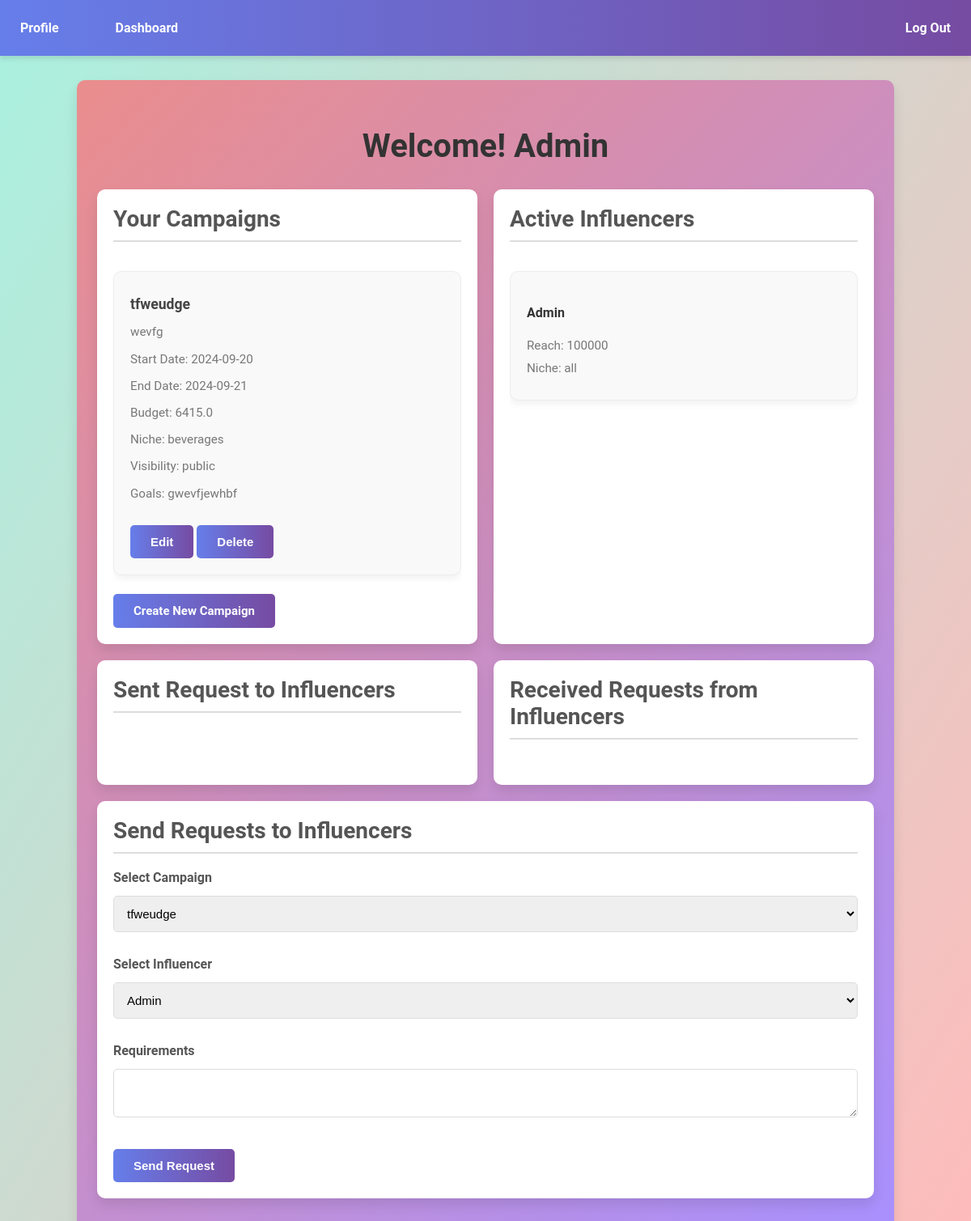
The page /dashboard (signed in) on the database its author committed.
### app.py (models this page shows)
class User(UserMixin, db.Model):
    id = db.Column(db.Integer, primary_key=True)
    username = db.Column(db.String(50), unique=True, nullable=False)
    password = db.Column(db.String(150), nullable=False)
    name = db.Column(db.String(50), nullable=False)
    role = db.Column(db.String(15), nullable=False, default='influencer')
    niche = db.Column(db.String(20), nullable=False, default='technology')
    is_flagged = db.Column(db.Boolean, default=False)
    influencer_info = db.relationship('InfluencerInfo', backref='user', uselist=False, cascade="all, delete-orphan")
    sent_requests = db.relationship('Request', foreign_keys='Request.sender_id', backref='sent_by', lazy='dynamic', cascade="all, delete-orphan")
    received_requests = db.relationship('Request', foreign_keys='Request.receiver_id', backref='received_by', lazy='dynamic', cascade="all, delete-orphan")
    campaigns = db.relationship('Campaign', backref='sponsor', lazy=True, cascade="all, delete-orphan")

class Campaign(db.Model):
    id = db.Column(db.Integer, primary_key=True)
    name = db.Column(db.String(100), nullable=False)
    description = db.Column(db.String(500))
    start_date = db.Column(db.String(12))
    end_date = db.Column(db.String(12))
    budget = db.Column(db.Float)
    niche = db.Column(db.String(20))
    visibility = db.Column(db.String(10))
    goals = db.Column(db.String(500))
    sponsor_id = db.Column(db.Integer, db.ForeignKey('user.id'))
    is_flagged = db.Column(db.Boolean, default=False)
    requests = db.relationship('Request', backref='campaign', lazy=True, cascade="all, delete-orphan")

class InfluencerInfo(db.Model):
    id = db.Column(db.Integer, primary_key=True)
    user_id = db.Column(db.Integer, db.ForeignKey('user.id'), nullable=False)
    active_status = db.Column(db.String(10), nullable=False, default='active')
    reach = db.Column(db.Integer, nullable=False,default=100000)

### app.py (the view, shortened to what this page needs)
@app.route('/dashboard')
@login_required
def dashboard():
    if current_user.role == 'admin':
        users = User.query.all()
        influencers= User.query.filter_by(role='influencer').all()
        for influencer in influencers:
            influencer_info = InfluencerInfo.query.filter_by(user_id=influencer.id).first()
            influencer.influencer_info = influencer_info
        campaigns = Campaign.query.all()
        requests = Request.query.all()
        return render_template('admin_dashboard.html', users=users, influencers=influencers, campaigns=campaigns, requests=requests)
    elif current_user.role == 'sponsor':
        users = User.query.filter_by(role='influencer').all()
        for user in users:
            influencer_info = InfluencerInfo.query.filter_by(user_id=user.id).first()
            user.influencer_info = influencer_info
        campaigns = Campaign.query.filter_by(sponsor_id=current_user.id).all()
        sent_requests = Request.query.filter(Request.sender_id == current_user.id, Request.request_type == 'sponsor').all()
        received_requests = Request.query.filter(Request.receiver_id == current_user.id, Request.request_type == 'influencer').all()
        return render_template('dashboard.html', campaigns=campaigns, sent_requests=sent_requests, received_requests=received_requests, users=users)
    return render_template('dashboard.html')

### app.py (called while the page is built)
@login_manager.user_loader
def load_user(user_id):
    return User.query.get(int(user_id))

### templates/dashboard.html (shortened to what this page needs)
<!DOCTYPE html>
<html lang="en">
<head>
    <link rel="stylesheet" href={{ url_for('static',filename="dashboard.css") }}>
</head>
<body>
    <nav>
        <div class="nav-left">
            <a href="{{ url_for('profile') }}">Profile</a>
            <a href="{{ url_for('dashboard') }}">Dashboard</a>
        </div>
       <div class="nav-right">
          <a href="{{ url_for('logout') }}">Log Out</a>
        </div>
    </nav>
    <div class="container">
        <h2>Welcome! {{ current_user.name }}</h2>
        {% if current_user.role == 'sponsor' %}
        <div class="fram_sponsor">
            <div class="second card">
                <h3>Your Campaigns</h3>
                <div class="scrollable Camp">
                    <ul>
                        {% for campaign in campaigns %}
                            <div>
                                <h4>{{ campaign.name }}</h4>
                                <p>{{ campaign.description }}</p>
                                <p>Start Date: {{ campaign.start_date }}</p>
                                <p>End Date: {{ campaign.end_date }}</p>
                                <p>Budget: {{ campaign.budget }}</p>
                                <p>Niche: {{ campaign.niche }}</p>
                                <p>Visibility: {{ campaign.visibility }}</p>
                                <p>Goals: {{ campaign.goals }}</p>
                                <form action="{{ url_for('edit_campaign', campaign_id=campaign.id) }}" method="GET" style="display:inline;">
                                    <button type="submit" class="button">Edit</button>
                                </form>
                                <form action="{{ url_for('delete_campaign', campaign_id=campaign.id) }}" method="POST" style="display:inline;">
                                    <button type="submit" class="button">Delete</button>
                                </form>
                            </div>
                        {% endfor %}
                    </ul>
                </div>
                <a href="{{ url_for('create_campaign') }}" class="button">Create New Campaign</a>
            </div>
            <div class="second card">
                <h3>Active Influencers</h3>
                <div class="scrollable influencers">
                    <ul>
                        {% for user in users %}
                        {% if user.influencer_info.active_status == 'active' %}
                            <div>
                                <h4>{{ user.name }}</h4>
                                <p>Reach: {{ user.influencer_info.reach }}</p>
                                <p>Niche: {{ user.niche }}</p>
                            </div>
                        {% endif %}
                        {% endfor %}
                    </ul>
                </div>
            </div>
        </div>
        <div class="fram_sponsor">
            <div class="card second">
                <h3>Sent Request to Influencers</h3>
                <div class="scrollable sent_req">
                </div>
            </div>
            <div class="card second">
                <h3>Received Requests from Influencers</h3>
                <div class="scrollable rec_req">
                </div>
            </div>
        </div>
        <div class="send">
            <div class="card">
                <h3>Send Requests to Influencers</h3>
                <form method="POST" action="{{ url_for('request_influencer') }}">
                    <label for="campaign">Select Campaign</label>
                    <select id="campaign" name="campaign_id" required>
                        {% for campaign in campaigns %}
                        <option value="{{ campaign.id }}">{{ campaign.name }}</option>
                        {% endfor %}
                    </select>
                    <label for="influencer">Select Influencer</label>
                    <select id="influencer" name="influencer_id" required>
                        {% for user in users %}
                        {% if user.influencer_info.active_status == 'active' %}
                        <option value="{{ user.id }}">{{ user.name }}</option>
                        {% endif %}
                        {% endfor %}
                    </select>
                    <label for="message_sponsor">Requirements</label>
                    <textarea id="message_sponsor" name="messages" required></textarea>
                    <button type="submit" class="button">Send Request</button>
                </form>
            </div>
        </div>
        {% endif %}
    </div>
</body>
</html>

### static/dashboard.css (style rules this page uses)
body { font-family: 'Roboto', sans-serif; background: linear-gradient(120deg, #A9F1DF , #FFBBBB); margin: 0; padding: 0; display: flex; flex-direction: column; align-items: center; color: #333; }
.second { width: 49%; }
ul { list-style: none; padding: 0; }
.fram_sponsor { display: flex; gap: 20px; }
.container { width: 80%; max-width: 1200px; margin: 30px auto; background: #ffffff; padding: 25px; border-radius: 10px; background: linear-gradient(-225deg,#EA8D8D , #A890FE); box-shadow: 0 8px 15px rgba(0, 0, 0, 0.1); }
nav { width: 100%; background: linear-gradient(90deg, #667eea, #764ba2); padding: 15px 0; display: flex; align-items: center; justify-content: space-between; position: sticky; top: 0; z-index: 1000; box-shadow: 0 4px 6px rgba(0, 0, 0, 0.1); }
.nav-left { display: flex; gap: 20px; }
.nav-right { display: flex; justify-content: flex-end; }
nav a { color: white; text-decoration: none; padding: 10px 25px; font-weight: bold; border-radius: 5px; transition: background 0.3s ease, color 0.3s ease; }
h2 { text-align: center; color: #333; margin-bottom: 30px; font-size: 2.5rem; }
h3 { color: #555; margin-top: 35px; margin-bottom: 20px; border-bottom: 2px solid #ddd; padding-bottom: 10px; font-size: 1.75rem; }
.card { background: #ffffff; border-radius: 10px; box-shadow: 0 8px 15px rgba(0, 0, 0, 0.1); padding: 20px; margin-bottom: 20px; }
.card h3 { margin-top: 0; }
.scrollable { max-height: 400px; overflow-y: auto; }
.Camp, .influencers, .sent_req, .rec_req { list-style: none; padding: 0; }
.Camp div, .influencers div, .sent_req div, .rec_req div { background: #f9f9f9; padding: 20px; border: 1px solid #ececec; border-radius: 10px; margin-bottom: 15px; box-shadow: 0 5px 10px rgba(0, 0, 0, 0.05); transition: transform 0.2s ease, box-shadow 0.2s ease; }
.Camp h4, .influencers p, .sent_req li, .rec_req li { margin: 10px 0; color: #444; font-size: 1.1rem; }
.Camp p, .influencers p { font-size: 0.95rem; color: #777; }
.button { display: inline-block; padding: 12px 25px; margin-top: 15px; background: linear-gradient(90deg, #667eea, #764ba2); color: white; text-decoration: none; border-radius: 5px; transition: background 0.3s ease, transform 0.2s ease; cursor: pointer; border: none; font-size: 15px; font-weight: bold; }
form { margin-top: 20px; }
label { display: block; margin: 10px 0 5px; color: #555; font-weight: bold; }
input[type="text"], textarea, select { width: 100%; padding: 12px; margin: 8px 0 20px; border-radius: 5px; border: 1px solid #ddd; font-size: 15px; box-sizing: border-box; }
textarea { resize: vertical; }

### rows shown on the page
User: name "Admin"
Campaign: name "tfweudge", description "wevfg", start_date "2024-09-20", end_date "2024-09-21", budget "6415.0", niche "beverages", visibility "public", goals "gwevfjewhbf"
User: name "Admin", influencer_info.reach "100000", niche "all"

### other values the page prints
form field campaign_id "tfweudge"
form field influencer_id "Admin"
